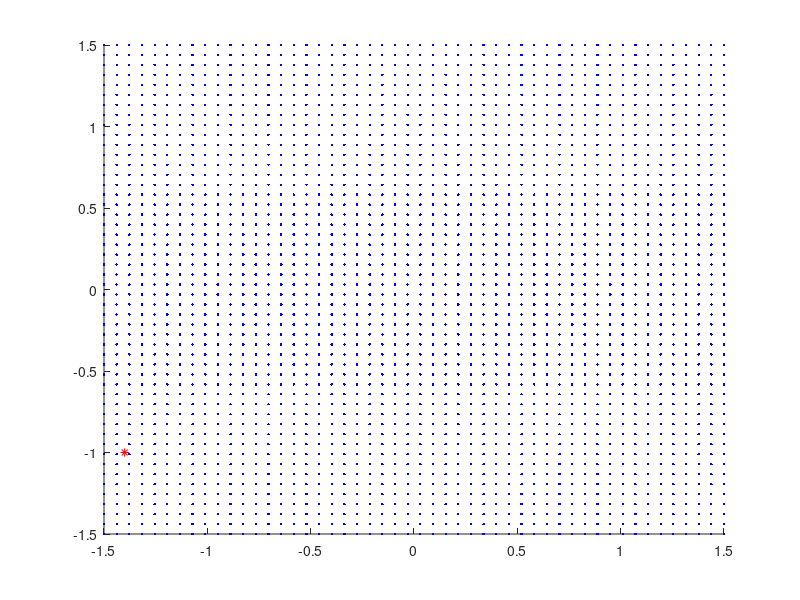
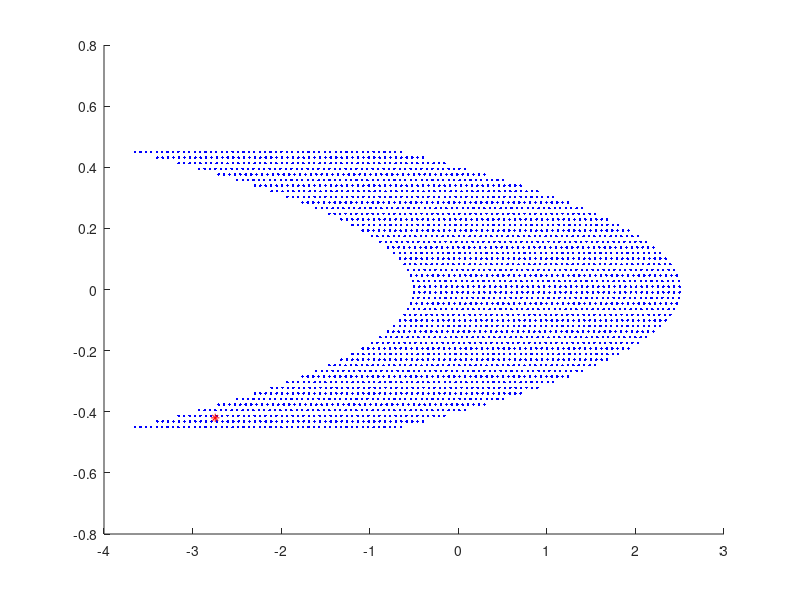
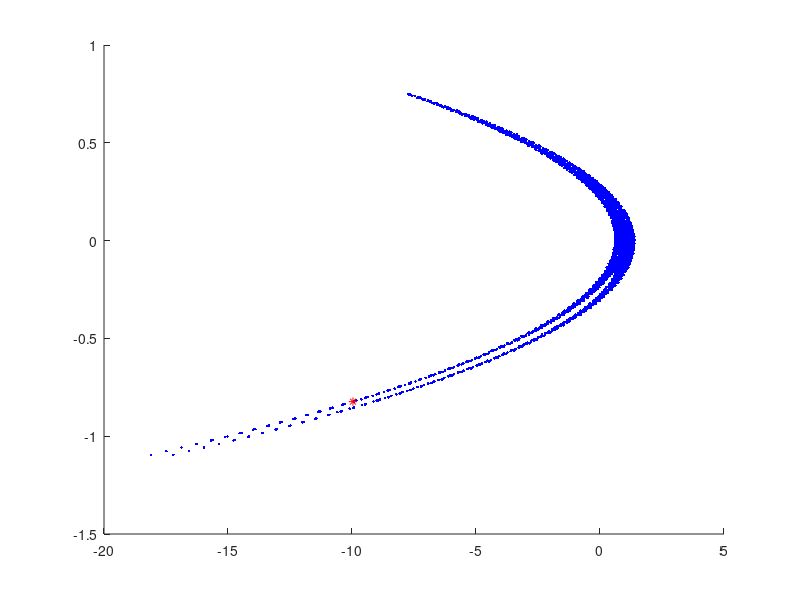

The MATLAB script that drew these images, in order:
clear
a=1.4;
b=0.3;
f=@(x,y)y+1-a.*x.*x;
g=@(x,y)b*x;
% [X,Y]=solve('y+1-1.4*x*x=x','0.3*x=y');
x1=0.6313544770895047116815602338357;
x2=-1.1313544770895047116815602338357;
y1=0.18940634312685141350446807015071;
y2=-0.33940634312685141350446807015071;
[x,y]=meshgrid(-1.5:0.01:1.5);
[x,y]=meshgrid(linspace(-1.5,1.5,50));
x0=-1.4;y0=-1;
for i=1:3
    figure(i)
    hold on
    plot(x,y,'b.')
    plot(x0,y0,'r*')
    x_temp=f(x0,y0);
    y_temp=g(x0,y0);
    x0=x_temp;
    y0=y_temp;
    %axis([-1.5 1.5 -1.5 1.5])
    x_temp=f(x,y);
    y_temp=g(x,y);
    x=x_temp;
    y=y_temp;
end
% save('.\data\Henon_attractors_data_xy.mat','x','y','x1','x2','y1','y2');
% uiopen('.\fig\Henon_eigenfunctions_real_n100m50md45a1.4b0.3.fig',1)
% for i=1:9
%     subplot(3,3,i)
%     hold on
%%plot(x,y,'.','color',[1 0 0.8],'Markersize',1)
% hold on
% plot([x1 x2],[y1 y2],'r*')
% end